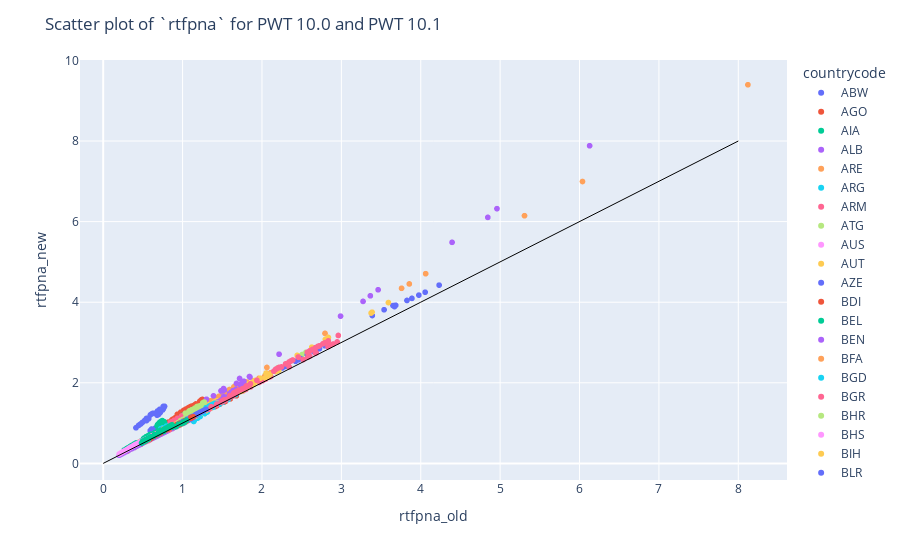

Notebook code cell kept with this figure:
### Code cell
# In plotly, plot a scatter plot of the variable rtfpna for both dataframes
pwt_plot = pd.merge(pwt_old[['countrycode', 'year', 'rtfpna']], pwt_new[['countrycode', 'year', 'rtfpna']], on=['countrycode', 'year'], suffixes=('_old', '_new'))

import plotly.express as px
fig = px.scatter(pwt_plot, x='rtfpna_old', y='rtfpna_new', hover_data=['countrycode', 'year'], color='countrycode')
# Add a 45 degree line
fig.add_shape(type='line', x0=0, y0=0, x1=8, y1=8, line=dict(color='black', width=1), row='all', col='all')
fig.update_layout(title='Scatter plot of `rtfpna` for PWT 10.0 and PWT 10.1')
fig.show()
